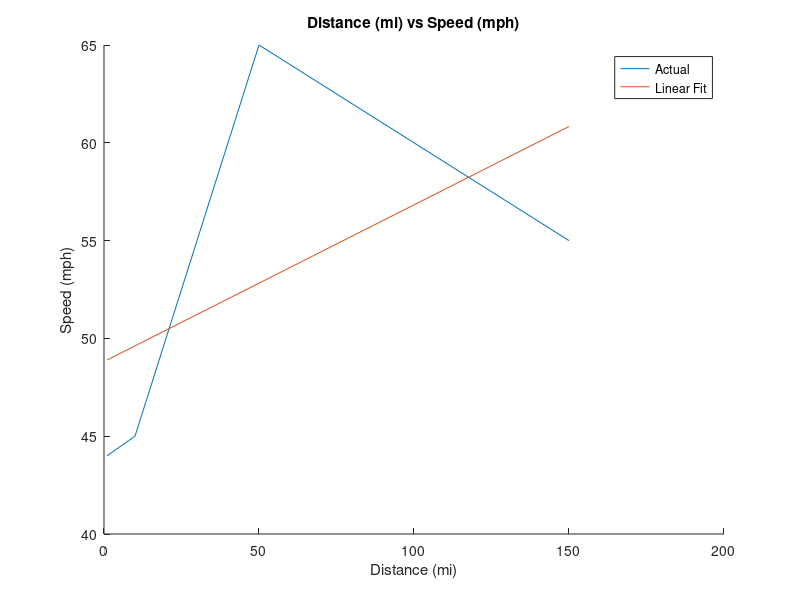

MATLAB code to generate this figure: (Note: this script raises an error after producing the figure.)
% 1

%{
a = input("Enter the first side: ");
b = input("Enter the second side: ");
y = input("Enter the angle between them in degrees: ");

c = sqrt(a^2 + b^2 -2*a*b*cosd(y));
fprintf("The third side is %.3f\n", c);
%}

%{
p = input("Enter the principal: ");
n = input("Enter the number of years: ");
iR = 0.01:0.01:0.1;

tab = [iR' iR'];
for idx = 1: length(tab(:, 1))
    tab(idx, 2) = FutureBal(p, tab(idx, 1), n);
end

disp(["IRate", "FBal"]);
disp(tab)
    
function bal = FutureBal(principal, interest, years)
    bal = principal*(1+interest)^years;
end

%}

%{
p = input("Enter the principal: ");
iR = input("Enter the interest rate: ");
n = input("Enter the total number of years: ");
yrs = 1:n;

tab = [yrs' yrs'];
for idx = 1: length(tab(:, 1))
    tab(idx, 2) = FutureBal(p, iR, tab(idx, 1));
end

disp(["Years", "FBal"]);
disp(tab)
    
function bal = FutureBal(principal, interest, years)
    bal = principal*(1+interest)^years;
end
%}

%{
load("altTemp.mat")
alt = altTemp(1, :);
temp = altTemp(2, :);

plot(alt, temp);
xlabel("Altitude (ft)")
ylabel("Temperature (K)")
title("Altitude (ft) vs Temperature (K)")

estLinear = interp1(alt, temp, 7000)
estSpline = interp1(alt, temp, 7000, "spline")
%}

%{
f1 = [1 -3 1 5];
f2 = [3 -4 0 -2];
f3 = [3 -2 0 0 4];

x = [2 4 6]

f1Eval = polyval(f1, x)
f2Eval = polyval(f2, x)
f3Eval = polyval(f3, x)
%}

load("distSpeed.mat")
dist = distSpeed(1, :);
speed = distSpeed(2, :);

% Cannot use Linfit for some reason, says it is not found
[p, S] = polyfit(dist, speed, 1);
rSq = 1 - (S.normr/norm(speed - mean(speed)))^2 % Calculate R^2 value
pVal = polyval(p, dist)

hold on;
plot(dist, speed);
plot(dist, pVal);
hold off;
legend("Actual", "Linear Fit");
xlabel("Distance (mi)");
ylabel("Speed (mph)");
title("Distance (mi) vs Speed (mph)");

pr = {"Equation: ", string(poly2sym(p)), sprintf("R^2: %.3f", rSq)}
text(15, 45, pr);